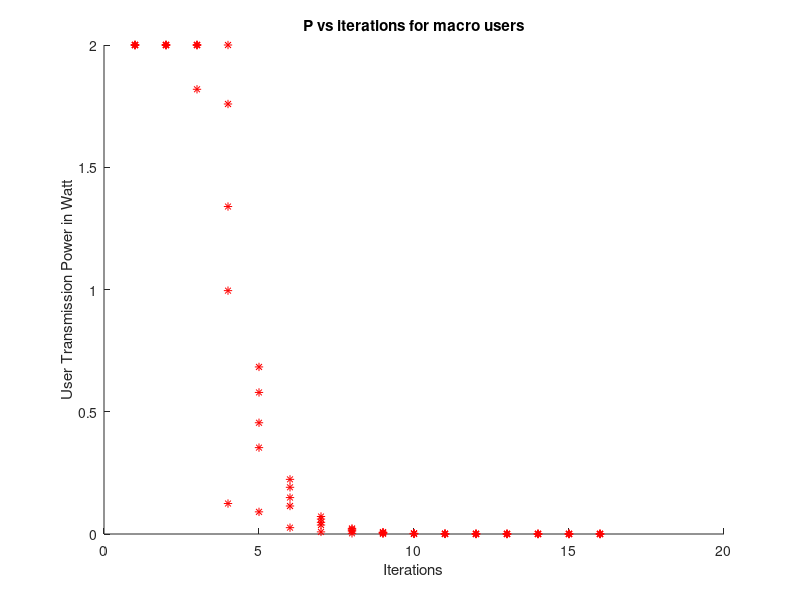
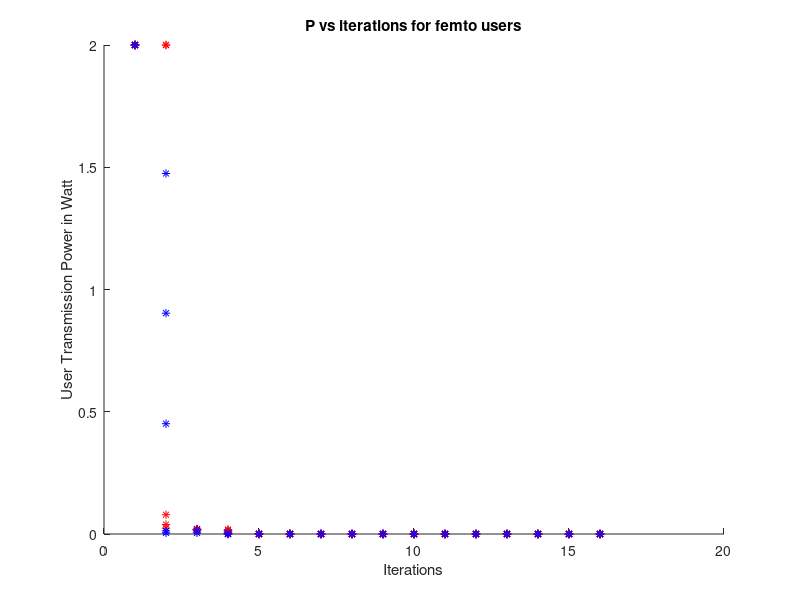
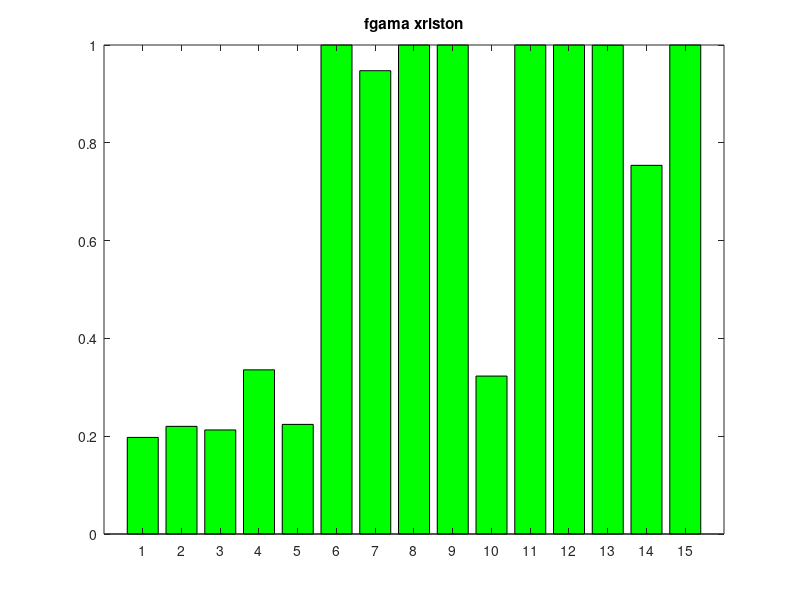
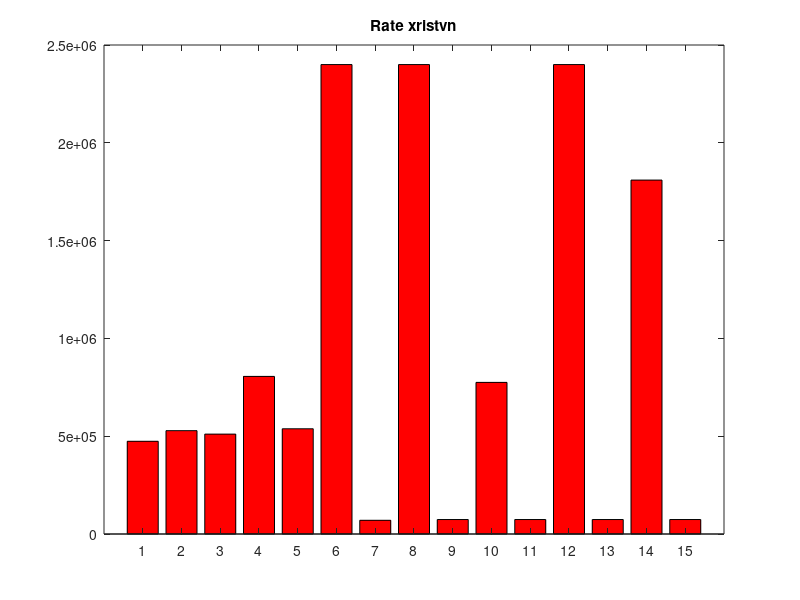

Here is the MATLAB script that generated these plots, in order:
function femtopower
    format long;
    global results;
    results = cell(1,10);
    
    % oi statheres theseis ton FAPs pros xrisimopoiisi!
    x = [200 400 400 700 600 600 300 850 800 200 600 800 500 200 100 400 700 900];
    y = [500 300 600 600 800 200 800 400 800 200 400 200 900 700 350 100 300 550];
    %x = randi([150 850],1,30);
    %y = randi([150 850],1,30);
    %length(x) = 18;
    xf = zeros(1,36);
    yf = zeros(1,36);
    for i=1:18
       while true
           random = 2*randi([-18 18],1,4);
            if all(random) % kanena mideniko 
                break;
            end
       end
       xf(2*i-1) = x(i)+random(1);% oi NRT
       yf(2*i-1) = y(i)+random(2);
       xf(2*i) = x(i)+random(3);% oi RT
       yf(2*i) = y(i)+random(4);
    end
    
    num_FAP = input('How many FAPS?');
    dx_FAP = zeros(1,num_FAP);
    dy_FAP = zeros(1,num_FAP);
    num_femto = 2 * num_FAP;
    dx_femto = zeros(1,num_femto);
    dy_femto = zeros(1,num_femto);
    
    for i=1:num_FAP
        dx_FAP(i) = x(i); % o pinakas me tis theseis ton FAPs
        dy_FAP(i) = y(i);
        dx_femto(2*i-1) = xf(2*i-1);% oi NRT
        dy_femto(2*i-1) = yf(2*i-1);
        dx_femto(2*i) = xf(2*i);% oi RT
        dy_femto(2*i) = yf(2*i);
    end
    
    num_macro = input('How many macro users?');
    num_nrt = input('How many nrt macro users?');
    %num_rt = num_macro-num_nrt;
    dx_macro = randi([100 900],1,num_macro);
    dy_macro = randi([100 900],1,num_macro);
    
    % PINAKAS OLON TON APOSTASEON KAI TON PATH GAIN
    num_users = num_macro + num_femto;  
    
    D = zeros(num_FAP+1,num_users); % to +1 einai gia ton MBS 
    % oi grammes einai oi stathmoi, oi stiles einai oi xristes
    Gain = zeros(num_FAP+1,num_users);
    kc = 0.1;% fixed propagation loss during cellular transmissions to MBS
    kf = 0.01;% fixed loss between femto-user i to their FAPi.
    w = 0.3162;% partition loss during indoor-to-outdoor propagation
    w2 = 0.1;% w^2 (double loss)
    a = 4;% outdoor path loss exponent
    b = 3;% indoor path loss exponent
    
    for i=1:num_FAP+1
        for j=1:num_users
            if (i==1)&&(j<=num_macro) % m -> MBS
                D(i,j) = euklidian(dx_macro(j),dy_macro(j),500,500);
                Gain(i,j) = kc * power(D(i,j),-a);
            end
            if (i>1)&&(j<=num_macro) % m -> FAPs
                ifap = i-1;
                D(i,j) = euklidian(dx_macro(j),dy_macro(j),dx_FAP(ifap),dy_FAP(ifap));
                Gain(i,j) = kc * w * power(D(i,j),-a);
            end
            if (i==1)&&(j>num_macro) % f -> MBS
                k = j - num_macro;
                D(i,j) = euklidian(dx_femto(k),dy_femto(k),500,500);
                Gain(i,j) = kc * w * power(D(i,j),-a);
            end
            if (i>1)&&(j>num_macro) % f -> FAPs
                k = j - num_macro; % pios femto xristis
                ifap = i-1; % se pio FAP eimaste 
                D(i,j) = euklidian(dx_femto(k),dy_femto(k),dx_FAP(ifap),dy_FAP(ifap)); 
                if (2*ifap-1 == k)||(2*ifap == k) % f -> FAP me f na anikei sto sigkekrimeno FAP(home user pou leme!)
                    Gain(i,j) = kf * power(D(i,j),-b);
                else % f anikei se allo FAP
                    Gain(i,j) = kc * w2 * power(D(i,j),-a);          
                end
            end
        end
    end
%     D
%     Gain
    
    %arxikopoiiseis
    Pmax = 2.0; % se Watt
    Rmax = 2.4*10^6; % se bps
    Rtarget = 64*10^3; % se bps
    MF = 10*10^3; % se bps
    Rmaxi = Rtarget + MF;
    Rmini = Rtarget - MF;
    W = 10^6; %bandwidth se Hz
    noise = 5 * 10^(-16); %noise
    e = 10^(-5);
    G = W/Rmaxi;
    
    % power control algorithm

    c = 10^10; %femto pricing factor
    p = 0:0.00001:2;
    p_users = 2*ones(1,num_users);
    % se seira: nrt_m,rt_m,2 femto_users(nrt,rt)/FAP
    converged = false;
    k = 1;
    new_p_users = p_users;
    isxis = cell(1,num_users);
    
    while (converged == false) && (k < 80)
        I = Gain*p_users'; % sinoliko intereference se kathe BS (num_FAP+1 X 1)
        for i=1:num_users
            if i <= num_macro % MACRO USERS
               I_i = I(1) - Gain(1,i) * p_users(i) + noise;
               if i <= num_nrt % NRT macro users
                  U = ((log(0.001*Rmax*(power((1-exp(-3.7*(G*(Gain(1,i)*p)/I_i))),80))+1))./p);
                  %find the max of U (edo exei merikes fores polla midenika i U)
                  Um = U(~isnan(U)); % o Um xoris to proto stoixeio
                  if (1 && all(Um == 0)) % oli i U(xoris to NaN) midenika
                     root = Pmax;
                  else
                     [~,in] = max(U);
                     root = p(in);
                  end
               else % RT macro users
                  U = (power(1-exp(-(Rmaxi*(power((1-exp(-3.7*(G*(Gain(1,i)*p)/I_i))),80))-Rmini)),2000)./p);
                  %find the max of U (aneksartita apo to an exei Inf times o U kai pou tis exei!)
                  l1 = length(U);
                  Um = U(~isinf(U));
                  l2 = length(Um);% Um einai o pinakas U xoris ta Inf!
                  if (l2 == 0)% o U exei mono Inf times! alli sinthiki: 1 && all(U==Inf)
                     root = Pmax;
                  else % an i U exei times Inf (l2<l1) i oles real (l2=l1)
                     [~,in] = max(U(~isinf(U)));
                     ini = l1-l2+in;
                     root = p(ini);
                  end
               end
            else % FEMTO USERS(i > num_macro)
               j = i - num_macro;
               if mod(j,2) == 1 % oi NRT femto users
                  f = (j+1)/2; % f to fap pou anikei o sigkekrimenos femto xristis
                  I_i = I(f+1) - Gain(f+1,i) * p_users(i) + noise;
                  U = ((log(0.001*Rmax*(power((1-exp(-3.7*(G*(Gain(f+1,i)*p)/I_i))),80))+1))./p);%-c*(exp(p)-1);
                  %find the max of U (edo exei merikes fores polla midenika i U)
                  Um = U(~isnan(U)); % o Um xoris to proto stoixeio
                  if (1 && all(Um == 0)) % oli i U(xoris to NaN) midenika
                     root = Pmax;
                  else
                     [~,in] = max(U);
                     root = p(in);
                  end
               else % oi RT femto users
                  f = j/2;
                  I_i = I(f+1) - Gain(f+1,i) * p_users(i) + noise;
                  U = (power(1-exp(-(Rmaxi*(power((1-exp(-3.7*(G*(Gain(f+1,i)*p)/I_i))),80))-Rmini)),2000)./p)-c*(exp(p)-1);
                  %find the max of U (aneksartita apo to an exei Inf times o U kai pou tis exei!)
                  l1 = length(U);
                  Um = U(~isinf(U));
                  l2 = length(Um);% Um einai o pinakas U xoris ta Inf!
                  if (l2 == 0)% o U exei mono Inf times! alli sinthiki: 1 && all(U==Inf)
                     root = Pmax;
                  else % an i U exei times Inf (l2<l1) i oles real (l2=l1)
                     [~,in] = max(U(~isinf(U)));
                     ini = l1-l2+in;
                     root = p(ini);
                  end
               end    
            end   
            new_p_users(i) = root;
        end
        % elegxos sigklisis
        count = 0;
        for i=1:num_users
           if (abs(new_p_users(i) - p_users(i)) < e)
              count = count + 1;
           end
        end
        if count == num_users
           converged = true;
        else
           converged = false;
        end
        for i = 1:num_users
          isxis{i}(k) = p_users(i);       
        end 
        p_users = new_p_users
        k = k+1
    end
    
    % Ypologismos tvn Utilities 
    
    I = Gain*p_users';
    fgama = zeros(1,num_users);
    Rate = zeros(1,num_users);
    Util = zeros(1,num_users);
    
    for i=1:num_users
       if i <= num_macro % MACRO USERS
          I_i = I(1) - Gain(1,i) * p_users(i) + noise;
          if i <= num_nrt % NRT macro users
             fgama(i) = power((1-exp(-3.7*(G*(Gain(1,i)*p_users(i))/I_i))),80);
             Rate(i) = fgama(i) * Rmax;
             Util(i) = (log(0.001*Rmax*fgama(i)+1))./p_users(i);
          else % RT macro users
             fgama(i) = power((1-exp(-3.7*(G*(Gain(1,i)*p_users(i))/I_i))),80);
             Rate(i) = fgama(i) * Rmaxi;
             Util(i) = power(1-exp(-(Rmaxi*fgama(i)-Rmini)),2000)./p_users(i);      
          end
       else % FEMTO USERS(i > num_macro)
          j = i - num_macro;
          if mod(j,2) == 1 % oi NRT femto users  
             f = (j+1)/2; 
             I_i = I(f+1) - Gain(f+1,i) * p_users(i) + noise;
             fgama(i) = power((1-exp(-3.7*(G*(Gain(f+1,i)*p_users(i))/I_i))),80);
             Rate(i) = fgama(i) * Rmax;
             Util(i) = ((log(0.001*Rmax*fgama(i)+1))./p_users(i));
          else % oi RT femto users
             f = j/2;
             I_i = I(f+1) - Gain(f+1,i) * p_users(i) + noise;
             fgama(i) = power((1-exp(-3.7*(G*(Gain(f+1,i)*p_users(i))/I_i))),80);
             Rate(i) = fgama(i) * Rmaxi;
             Util(i) = (power(1-exp(-(Rmaxi*fgama(i)-Rmini)),2000)./p_users(i));
          end           
       end
    end
    
    figure;
    % P vs iterations for macro
    iterations = 1:k-1;
    for i = 1:num_macro
          hold on;
          title('P vs iterations for macro users');
          if i <= num_nrt
             plot(iterations,isxis{i},'r*');
          else
             plot(iterations,isxis{i},'b*');
          end
    end
    xlabel('Iterations');
    ylabel('User Transmission Power in Watt');
    hold off;
    
    figure;
    % P vs iterations for femto
    iterations = 1:k-1;
    for i = num_macro+1:num_users
          hold on;
          title('P vs iterations for femto users');
          j = i - num_macro;
          if mod(j,2) == 1
             plot(iterations,isxis{i},'r*');
          else
             plot(iterations,isxis{i},'b*');
          end
    end
    xlabel('Iterations');
    ylabel('User Transmission Power in Watt');
    hold off;
    
    id = 1:num_users;
    figure;bar(id,fgama,'g');title('fgama xriston');
    figure;bar(id,Rate,'r');title('Rate xristvn');
    figure;bar(id,Util);title('Utilities xristvn');
  
    %i kipseli me tous olous tous xristes
    figure;
    draw(dx_macro,dy_macro,dx_femto,dy_femto,dx_FAP,dy_FAP,num_nrt,num_macro,num_femto);
end

% apostasi apo to (x,y) sto (z,w)
function d = euklidian(x,y,z,w)
    d = sqrt((x-z).^2+(y-w).^2);
end

function draw(dx_macro,dy_macro,dx_femto,dy_femto,dx_FAP,dy_FAP,num_nrt,num_macro,num_femto)
    
   mbsx = 500;% oi sintetagmenes tou MBS
   mbsy = 500;
   num_rt = num_macro - num_nrt;

   % spase tous macro se rt kai nrt
   dx_macro_nrt = zeros(1,num_nrt);
   dy_macro_nrt = zeros(1,num_nrt);
   dx_macro_rt = zeros(1,num_rt);
   dy_macro_rt = zeros(1,num_rt);
   for i=1:num_macro
       if i<=num_nrt
           dx_macro_nrt(i) = dx_macro(i);
           dy_macro_nrt(i) = dy_macro(i);
       else
           dx_macro_rt(i) = dx_macro(i);
           dy_macro_rt(i) = dy_macro(i);           
       end
   end
   
   % spase tous femto se rt kai nrt
   num_FAP = num_femto/2;
   dx_femto_nrt = zeros(1,num_FAP);
   dy_femto_nrt = zeros(1,num_FAP);
   dx_femto_rt = zeros(1,num_FAP);
   dy_femto_rt = zeros(1,num_FAP);
   
   k = 1;
   w = 1;
   for i=1:num_femto
      if mod(i,2) == 1 % oi 'protoi' se kathe FAP einai nrt, oi 'deuteroi' rt!
          dx_femto_nrt(k) = dx_femto(i);
          dy_femto_nrt(k) = dy_femto(i);
          k = k+1;
      else
          dx_femto_rt(w) = dx_femto(i);
          dy_femto_rt(w) = dy_femto(i);
          w = w+1;
      end
   end
   
   hold on; % me red oi NRT kai me blue oi RT
   grid on;
   plot(mbsx,mbsy,'kd',dx_FAP,dy_FAP,'bd',dx_macro_nrt,dy_macro_nrt,'rx',dx_macro_rt,dy_macro_rt,'bx',dx_femto_nrt,dy_femto_nrt,'ro',dx_femto_rt,dy_femto_rt,'bo');
   xlim([0 1000]);ylim([0 1000]);
   circle(mbsx,mbsy,500,'r');
   for i=1:num_FAP
      circle(dx_FAP(i),dy_FAP(i),50,'g');
   end
   axis equal;
   hold off;
end

function circle(x,y,r,color)
   th = 0:pi/500:2*pi;
   xunit = r * cos(th) + x;
   yunit = r * sin(th) + y;
   plot(xunit, yunit, color);
end